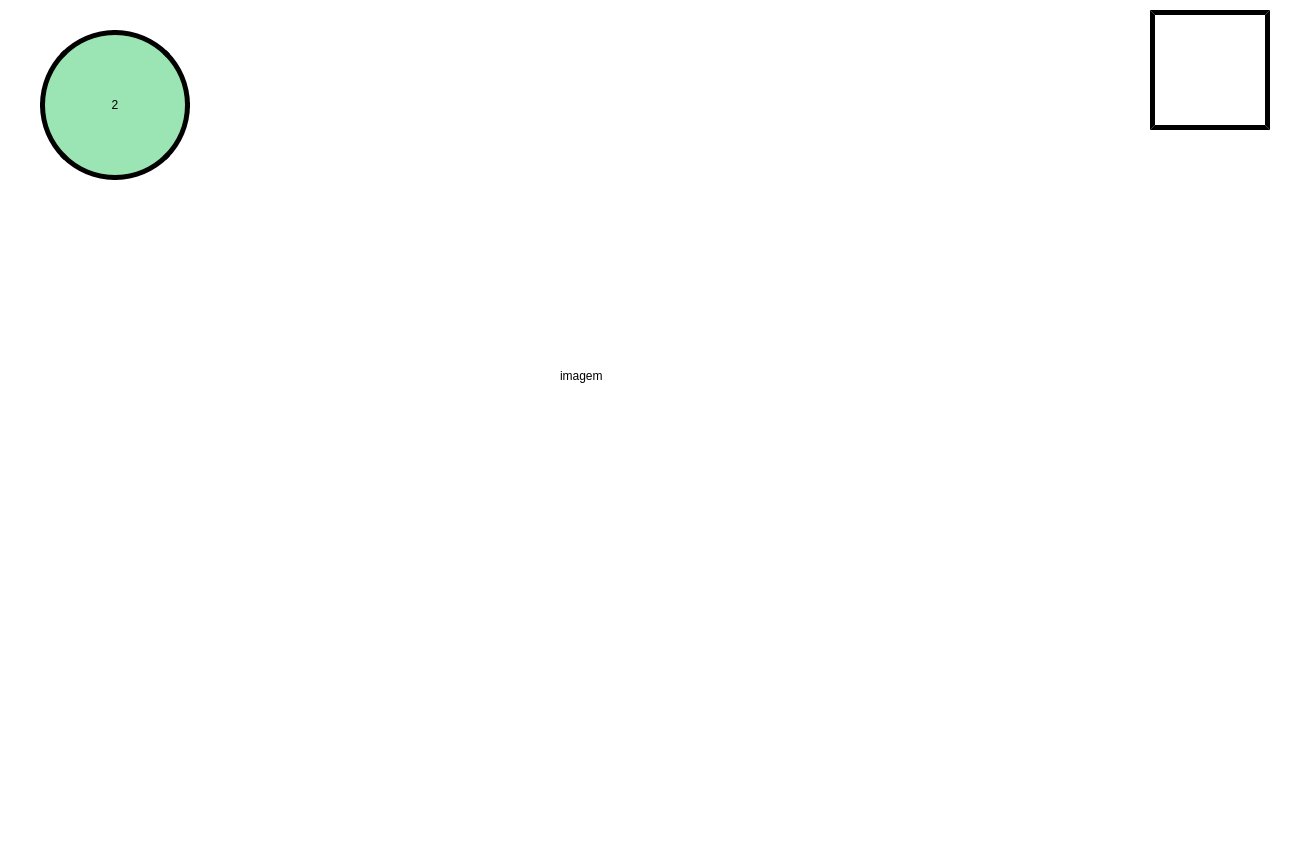
<?xml version="1.0" encoding="UTF-8"?>
<ui version="4.0">
 <class>peca02</class>
 <widget class="QMainWindow" name="peca02">
  <property name="geometry">
   <rect>
    <x>0</x>
    <y>0</y>
    <width>1290</width>
    <height>841</height>
   </rect>
  </property>
  <property name="minimumSize">
   <size>
    <width>1290</width>
    <height>841</height>
   </size>
  </property>
  <property name="maximumSize">
   <size>
    <width>1290</width>
    <height>841</height>
   </size>
  </property>
  <property name="windowTitle">
   <string>MainWindow</string>
  </property>
  <property name="styleSheet">
   <string notr="true">background-color: rgb(255, 255, 255);</string>
  </property>
  <property name="animated">
   <bool>true</bool>
  </property>
  <widget class="QWidget" name="centralwidget">
   <widget class="QLabel" name="Label_Borda">
    <property name="geometry">
     <rect>
      <x>0</x>
      <y>783</y>
      <width>1290</width>
      <height>18</height>
     </rect>
    </property>
    <property name="text">
     <string/>
    </property>
    <property name="pixmap">
     <pixmap>Imagens/Borda.png</pixmap>
    </property>
    <property name="scaledContents">
     <bool>true</bool>
    </property>
   </widget>
   <widget class="QLabel" name="label_numero_2">
    <property name="geometry">
     <rect>
      <x>40</x>
      <y>30</y>
      <width>150</width>
      <height>150</height>
     </rect>
    </property>
    <property name="minimumSize">
     <size>
      <width>0</width>
      <height>0</height>
     </size>
    </property>
    <property name="styleSheet">
     <string notr="true">
border-style: outset;
border-color: rgb(0, 0, 0);
border-width:5px;
font: 75 85pt &quot;Bosch Sans Bold&quot;;
border-radius: 75px;
background-color: rgb(155, 228, 179);

</string>
    </property>
    <property name="text">
     <string>2</string>
    </property>
    <property name="scaledContents">
     <bool>false</bool>
    </property>
    <property name="alignment">
     <set>Qt::AlignCenter</set>
    </property>
    <property name="wordWrap">
     <bool>false</bool>
    </property>
    <property name="indent">
     <number>-1</number>
    </property>
   </widget>
   <widget class="QPushButton" name="botao_home">
    <property name="geometry">
     <rect>
      <x>1150</x>
      <y>10</y>
      <width>120</width>
      <height>120</height>
     </rect>
    </property>
    <property name="styleSheet">
     <string notr="true">
border-style: outset;
border-color: rgb(0, 0, 0);
border-width:5px;
font: 75 65pt &quot;Bosch Sans Bold&quot;;
border-radius: 0px;
background-color: rgb(255, 255, 255);
</string>
    </property>
    <property name="text">
     <string/>
    </property>
    <property name="icon">
     <iconset>
      <normaloff>imagens/Home.Documentos.png</normaloff>imagens/Home.Documentos.png</iconset>
    </property>
    <property name="iconSize">
     <size>
      <width>105</width>
      <height>105</height>
     </size>
    </property>
   </widget>
   <widget class="QLabel" name="label_imagem">
    <property name="geometry">
     <rect>
      <x>560</x>
      <y>320</y>
      <width>121</width>
      <height>111</height>
     </rect>
    </property>
    <property name="text">
     <string>imagem</string>
    </property>
   </widget>
  </widget>
  <widget class="QMenuBar" name="menubar">
   <property name="geometry">
    <rect>
     <x>0</x>
     <y>0</y>
     <width>1290</width>
     <height>21</height>
    </rect>
   </property>
  </widget>
  <widget class="QStatusBar" name="statusbar"/>
 </widget>
 <resources/>
 <connections/>
</ui>
